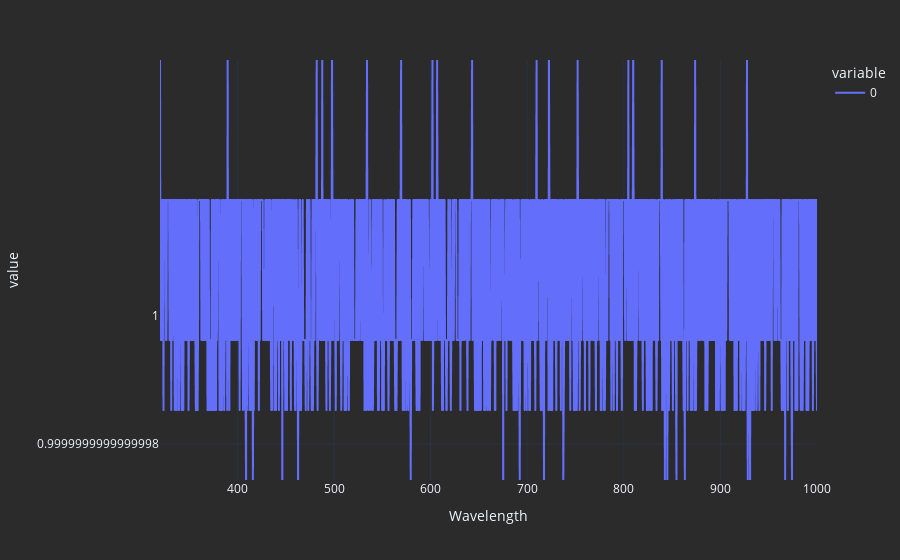

This figure's notebook cell:
### Markdown cell above
The DI should be very close to one after decomposition

### Code cell
depolarization_index(Mdf_cloude).plot()

### Figure 1 — Plotly figure (JSON) as saved in the notebook; plotly's stock layout.template omitted (floating-point values rounded to 4 significant figures; data arrays with more than 128 entries replaced by an {"elided": "..."} marker saying what was removed)
{"data": [{"hovertemplate": "variable=0<br>Wavelength=%{x}<br>value=%{y}<extra></extra>", "legendgroup": "0", "line": {"color": "#636efa", "dash": "solid"}, "marker": {"symbol": "circle"}, "mode": "lines", "name": "0", "showlegend": true, "type": "scattergl", "x": {"elided": "1600 float values"}, "xaxis": "x", "y": {"elided": "1600 float values"}, "yaxis": "y"}], "layout": {"autosize": true, "legend": {"title": {"text": "variable"}, "tracegroupgap": 0}, "margin": {"t": 60}, "xaxis": {"anchor": "y", "autorange": true, "domain": [0, 1], "range": [319.8, 1000.0], "title": {"text": "Wavelength"}, "type": "linear"}, "yaxis": {"anchor": "x", "autorange": true, "domain": [0, 1], "range": [1.0, 1.0], "title": {"text": "value"}, "type": "linear"}}}
